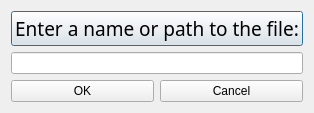
<?xml version="1.0" encoding="UTF-8"?>
<ui version="4.0">
 <class>File</class>
 <widget class="QDialog" name="File">
  <property name="geometry">
   <rect>
    <x>0</x>
    <y>0</y>
    <width>307</width>
    <height>106</height>
   </rect>
  </property>
  <property name="windowTitle">
   <string>Dialog</string>
  </property>
  <layout class="QVBoxLayout" name="verticalLayout_2">
   <item>
    <layout class="QVBoxLayout" name="verticalLayout">
     <item>
      <widget class="QPushButton" name="pushButton">
       <property name="font">
        <font>
         <family>Rockwell</family>
         <pointsize>14</pointsize>
        </font>
       </property>
       <property name="text">
        <string>Enter a name or path to the file:</string>
       </property>
      </widget>
     </item>
     <item>
      <widget class="QLineEdit" name="lineEdit"/>
     </item>
     <item>
      <layout class="QHBoxLayout" name="horizontalLayout">
       <item>
        <widget class="QPushButton" name="pushButton_2">
         <property name="text">
          <string>OK</string>
         </property>
        </widget>
       </item>
       <item>
        <widget class="QPushButton" name="pushButton_3">
         <property name="text">
          <string>Cancel</string>
         </property>
        </widget>
       </item>
      </layout>
     </item>
    </layout>
   </item>
  </layout>
 </widget>
 <resources/>
 <connections/>
</ui>
